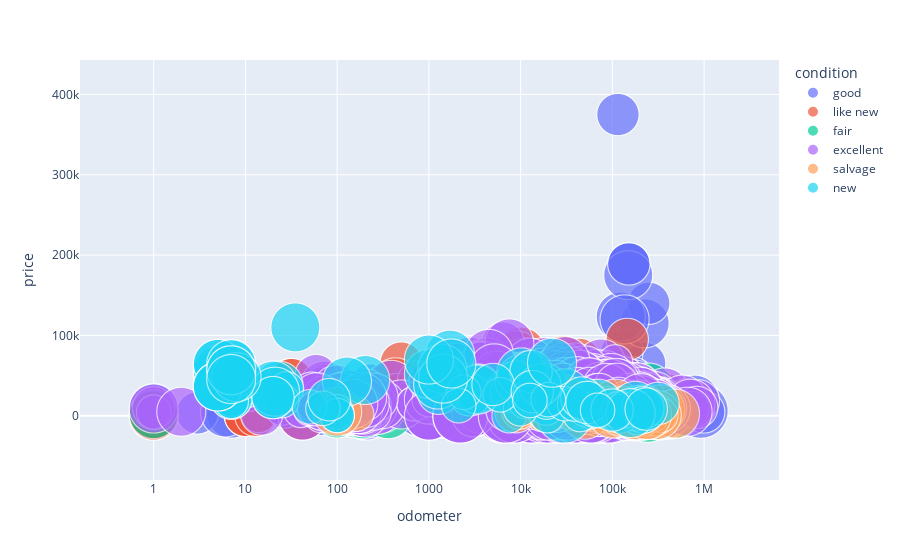

The code cell stored with this chart in its notebook:
### Code cell
# Grafico de burbujas
car_data = car_data.dropna(subset=['cylinders'])

fig = px.scatter(
    car_data,
    x='odometer',
    y='price',
    size='cylinders',
    color='condition',
    hover_name='model',
    log_x=True,
    size_max=60
    )
fig.show()

### Figure 1 — Plotly figure (JSON) as saved in the notebook; plotly's stock layout.template omitted (floating-point values rounded to 4 significant figures; data arrays with more than 128 entries replaced by an {"elided": "..."} marker saying what was removed)
{"data": [{"hovertemplate": "<b>%{hovertext}</b><br><br>condition=good<br>odometer=%{x}<br>price=%{y}<br>cylinders=%{marker.size}<extra></extra>", "hovertext": {"elided": "18134 str values"}, "legendgroup": "good", "marker": {"color": "#636efa", "size": {"elided": "18134 float values"}, "sizemode": "area", "sizeref": 0.003333, "symbol": "circle"}, "mode": "markers", "name": "good", "showlegend": true, "type": "scattergl", "x": {"elided": "18134 float values"}, "xaxis": "x", "y": {"elided": "18134 int values"}, "yaxis": "y"}, {"hovertemplate": "<b>%{hovertext}</b><br><br>condition=like new<br>odometer=%{x}<br>price=%{y}<br>cylinders=%{marker.size}<extra></extra>", "hovertext": {"elided": "4266 str values"}, "legendgroup": "like new", "marker": {"color": "#EF553B", "size": {"elided": "4266 float values"}, "sizemode": "area", "sizeref": 0.003333, "symbol": "circle"}, "mode": "markers", "name": "like new", "showlegend": true, "type": "scattergl", "x": {"elided": "4266 float values"}, "xaxis": "x", "y": {"elided": "4266 int values"}, "yaxis": "y"}, {"hovertemplate": "<b>%{hovertext}</b><br><br>condition=fair<br>odometer=%{x}<br>price=%{y}<br>cylinders=%{marker.size}<extra></extra>", "hovertext": {"elided": "1455 str values"}, "legendgroup": "fair", "marker": {"color": "#00cc96", "size": {"elided": "1455 float values"}, "sizemode": "area", "sizeref": 0.003333, "symbol": "circle"}, "mode": "markers", "name": "fair", "showlegend": true, "type": "scattergl", "x": {"elided": "1455 float values"}, "xaxis": "x", "y": {"elided": "1455 int values"}, "yaxis": "y"}, {"hovertemplate": "<b>%{hovertext}</b><br><br>condition=excellent<br>odometer=%{x}<br>price=%{y}<br>cylinders=%{marker.size}<extra></extra>", "hovertext": {"elided": "22174 str values"}, "legendgroup": "excellent", "marker": {"color": "#ab63fa", "size": {"elided": "22174 float values"}, "sizemode": "area", "sizeref": 0.003333, "symbol": "circle"}, "mode": "markers", "name": "excellent", "showlegend": true, "type": "scattergl", "x": {"elided": "22174 float values"}, "xaxis": "x", "y": {"elided": "22174 int values"}, "yaxis": "y"}, {"hovertemplate": "<b>%{hovertext}</b><br><br>condition=salvage<br>odometer=%{x}<br>price=%{y}<br>cylinders=%{marker.size}<extra></extra>", "hovertext": ["toyota camry le", "ford f150", "nissan frontier", "toyota 4runner", "honda civic", "ford f-150", "ford f-250 super duty", "toyota tundra", "toyota camry", "ford mustang", "ford f-150", "ford expedition", "ford f350", "ford focus", "ram 1500", "toyota tacoma", "hyundai santa fe", "nissan altima", "ram 1500", "ford focus", "toyota tacoma", "honda civic", "dodge dakota", "ford taurus", "nissan sentra", "ford f-150", "toyota tundra", "chevrolet impala", "chevrolet impala", "ford focus", "nissan altima", "honda civic lx", "ford taurus", "honda civic", "gmc yukon", "ford f-150", "gmc sierra", "cadillac escalade", "honda accord", "honda civic", "chevrolet silverado", "honda civic lx", "ford taurus", "ford escape", "jeep cherokee", "nissan sentra", "volkswagen passat", "toyota tundra", "nissan altima", "ford explorer", "ford f250", "toyota camry le", "honda civic lx", "toyota camry", "toyota prius", "toyota rav4", "chevrolet impala", "nissan sentra", "subaru outback", "dodge charger", "subaru outback", "ford f-150", "nissan sentra", "toyota tundra", "nissan altima", "hyundai sonata", "toyota tacoma", "ford mustang", "nissan sentra", "ford taurus", "ford f350 super duty", "chevrolet tahoe", "nissan versa", "honda cr-v", "toyota 4runner", "ram 1500", "ford explorer", "ford focus", "chevrolet equinox", "toyota corolla", "ram 1500", "ford focus", "subaru impreza", "chevrolet silverado", "toyota tacoma", "nissan sentra", "toyota camry", "honda accord", "dodge charger", "jeep cherokee", "hyundai sonata", "subaru outback", "jeep grand cherokee", "toyota prius", "ford focus", "chevrolet corvette", "nissan frontier", "subaru outback", "jeep wrangler", "jeep cherokee", "ford f150", "honda accord", "dodge grand caravan", "hyundai sonata", "honda civic"], "legendgroup": "salvage", "marker": {"color": "#FFA15A", "size": [4.0, 8.0, 6.0, 6.0, 4.0, 8.0, 8.0, 8.0, 6.0, 6.0, 6.0, 8.0, 8.0, 4.0, 8.0, 4.0, 6.0, 4.0, 8.0, 4.0, 6.0, 4.0, 8.0, 6.0, 4.0, 6.0, 8.0, 4.0, 4.0, 4.0, 4.0, 4.0, 6.0, 4.0, 8.0, 6.0, 8.0, 8.0, 4.0, 4.0, 8.0, 4.0, 6.0, 6.0, 8.0, 4.0, 6.0, 8.0, 4.0, 6.0, 8.0, 6.0, 4.0, 4.0, 4.0, 4.0, 6.0, 4.0, 4.0, 4.0, 4.0, 8.0, 4.0, 8.0, 4.0, 4.0, 4.0, 6.0, 4.0, 6.0, 8.0, 8.0, 4.0, 4.0, 4.0, 8.0, 6.0, 4.0, 4.0, 4.0, 8.0, 3.0, 6.0, 6.0, 6.0, 4.0, 4.0, 6.0, 6.0, 6.0, 4.0, 4.0, 8.0, 4.0, 4.0, 8.0, 6.0, 4.0, 4.0, 6.0, 8.0, 4.0, 6.0, 4.0, 4.0], "sizemode": "area", "sizeref": 0.003333, "symbol": "circle"}, "mode": "markers", "name": "salvage", "showlegend": true, "type": "scattergl", "x": [216300.0, 285000.0, 120000.0, 164200.0, 229700.0, 175000.0, 334200.0, 482000.0, 249000.0, 154100.0, 251900.0, 219700.0, 218000.0, 128000.0, 221200.0, 64050.0, NaN, 108000.0, 57500.0, 0.0, 63000.0, 38000.0, 116600.0, NaN, 9621.0, 97800.0, NaN, 150000.0, 17080.0, 48500.0, 130200.0, 200000.0, 8900.0, NaN, 174000.0, 63400.0, 305000.0, 108000.0, 167000.0, NaN, 240500.0, 38000.0, 86000.0, 210000.0, 50000.0, 108000.0, 221000.0, 29330.0, 60920.0, NaN, 143300.0, 189000.0, 163000.0, 189400.0, 180000.0, NaN, 119000.0, 9621.0, 180800.0, 105000.0, 235300.0, 125000.0, 24500.0, 29330.0, 60920.0, NaN, 140200.0, NaN, 49680.0, 146000.0, 135000.0, 100000.0, 47000.0, 148000.0, NaN, 190000.0, 153000.0, 149000.0, 168000.0, 163.0, 201000.0, 28000.0, 124000.0, 291000.0, NaN, 102600.0, 338000.0, NaN, 212500.0, NaN, 32320.0, NaN, 180000.0, 54000.0, 158700.0, 100.0, 49000.0, 267400.0, 173000.0, 207000.0, 238200.0, 106300.0, 20000.0, NaN, 181500.0], "xaxis": "x", "y": [600, 1000, 5500, 999, 850, 5000, 8000, 2500, 1800, 1000, 1500, 1800, 8000, 580, 2700, 11000, 800, 3800, 12900, 400, 18500, 13500, 5500, 850, 4500, 3750, 22000, 800, 1700, 9450, 2000, 1500, 5000, 4000, 800, 13000, 800, 15000, 2950, 3500, 800, 10700, 9975, 1400, 1200, 3500, 800, 20750, 8750, 13200, 2950, 2495, 2700, 800, 1200, 1200, 1000, 4500, 500, 4700, 1000, 3500, 5200, 20750, 8750, 750, 5000, 1700, 3000, 3000, 6000, 2500, 5990, 500, 2500, 2250, 650, 700, 1000, 1900, 600, 7000, 1000, 1500, 7000, 4800, 500, 2000, 700, 3000, 5000, 7000, 450, 9900, 1500, 5000, 14500, 500, 1500, 1000, 850, 3500, 5000, 2900, 2700], "yaxis": "y"}, {"hovertemplate": "<b>%{hovertext}</b><br><br>condition=new<br>odometer=%{x}<br>price=%{y}<br>cylinders=%{marker.size}<extra></extra>", "hovertext": {"elided": "131 str values"}, "legendgroup": "new", "marker": {"color": "#19d3f3", "size": {"elided": "131 float values"}, "sizemode": "area", "sizeref": 0.003333, "symbol": "circle"}, "mode": "markers", "name": "new", "showlegend": true, "type": "scattergl", "x": {"elided": "131 float values"}, "xaxis": "x", "y": {"elided": "131 int values"}, "yaxis": "y"}], "layout": {"legend": {"itemsizing": "constant", "title": {"text": "condition"}, "tracegroupgap": 0}, "margin": {"t": 60}, "xaxis": {"anchor": "y", "domain": [0, 1], "title": {"text": "odometer"}, "type": "log"}, "yaxis": {"anchor": "x", "domain": [0, 1], "title": {"text": "price"}}}}
